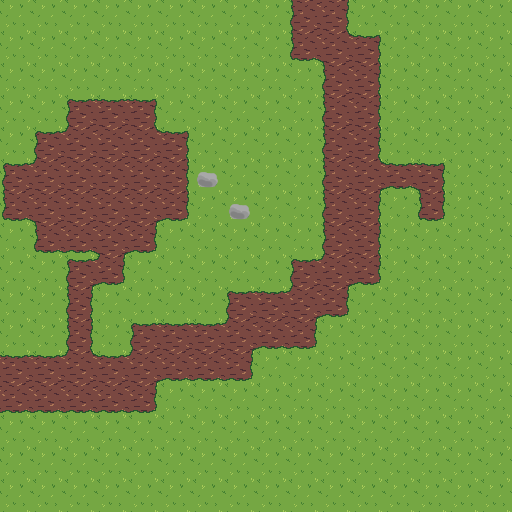

Tiled map render using the project's own tile images. Description and the whole map definition, tile-layer contents included, below:
An orthogonal 16x16 tile map with 32x32 px tiles, 2 tile layers (floor, relief) and 2 objects.

<map version="1.5" tiledversion="1.7.2" orientation="orthogonal" renderorder="right-down" width="16" height="16" tilewidth="32" tileheight="32" infinite="0" nextlayerid="4" nextobjectid="4">
 <tileset firstgid="1" source="../tileset.tsx" />
 <layer id="1" name="floor" width="16" height="16">
  <data encoding="csv">
1,1,1,1,1,1,1,1,1,17,19,1,1,1,1,1,
1,1,1,1,1,1,1,1,1,25,51,11,1,1,1,1,
1,1,1,1,1,1,1,1,1,1,17,19,1,1,1,1,
1,1,9,10,11,1,1,1,1,1,17,19,1,1,1,1,
1,9,50,18,49,11,1,1,1,1,17,19,1,1,1,1,
9,50,18,18,18,19,1,1,1,1,17,57,34,56,1,1,
25,42,18,18,41,27,1,1,1,1,17,19,1,28,1,1,
1,25,26,52,27,1,1,1,1,1,17,19,1,1,1,1,
1,1,55,64,1,1,1,1,1,9,43,27,1,1,1,1,
1,1,20,1,1,1,1,9,10,43,27,1,1,1,1,1,
1,1,20,1,9,10,10,43,26,27,1,1,1,1,1,1,
10,10,60,10,43,26,26,27,1,1,1,1,1,1,1,1,
26,26,26,26,27,1,1,1,1,1,1,1,1,1,1,1,
1,1,1,1,1,1,1,1,1,1,1,1,1,1,1,1,
1,1,1,1,1,1,1,1,1,1,1,1,1,1,1,1,
1,1,1,1,1,1,1,1,1,1,1,1,1,1,1,1
</data>
 </layer>
 <layer id="2" name="relief" width="16" height="16">
  <data encoding="csv">
0,0,0,0,0,0,0,0,0,0,0,0,0,0,0,0,
0,0,0,0,0,0,0,0,0,0,0,0,0,0,0,0,
0,0,0,0,0,0,0,0,0,0,0,0,0,0,0,0,
0,0,0,0,0,0,0,0,0,0,0,0,0,0,0,0,
0,0,0,0,0,0,0,0,0,0,0,0,0,0,0,0,
0,0,0,0,0,0,3,0,0,0,0,0,0,0,0,0,
0,0,0,0,0,0,0,3,0,0,0,0,0,0,0,0,
0,0,0,0,0,0,0,0,0,0,0,0,0,0,0,0,
0,0,0,0,0,0,0,0,0,0,0,0,0,0,0,0,
0,0,0,0,0,0,0,0,0,0,0,0,0,0,0,0,
0,0,0,0,0,0,0,0,0,0,0,0,0,0,0,0,
0,0,0,0,0,0,0,0,0,0,0,0,0,0,0,0,
0,0,0,0,0,0,0,0,0,0,0,0,0,0,0,0,
0,0,0,0,0,0,0,0,0,0,0,0,0,0,0,0,
0,0,0,0,0,0,0,0,0,0,0,0,0,0,0,0,
0,0,0,0,0,0,0,0,0,0,0,0,0,0,0,0
</data>
 </layer>
 <objectgroup id="3" name="wall" visible="0">
  <object id="1" x="196.625" y="170.625" width="22.625" height="17.375" />
  <object id="2" x="228.668" y="202.75" width="21.1076" height="16.75" />
 </objectgroup>
</map>